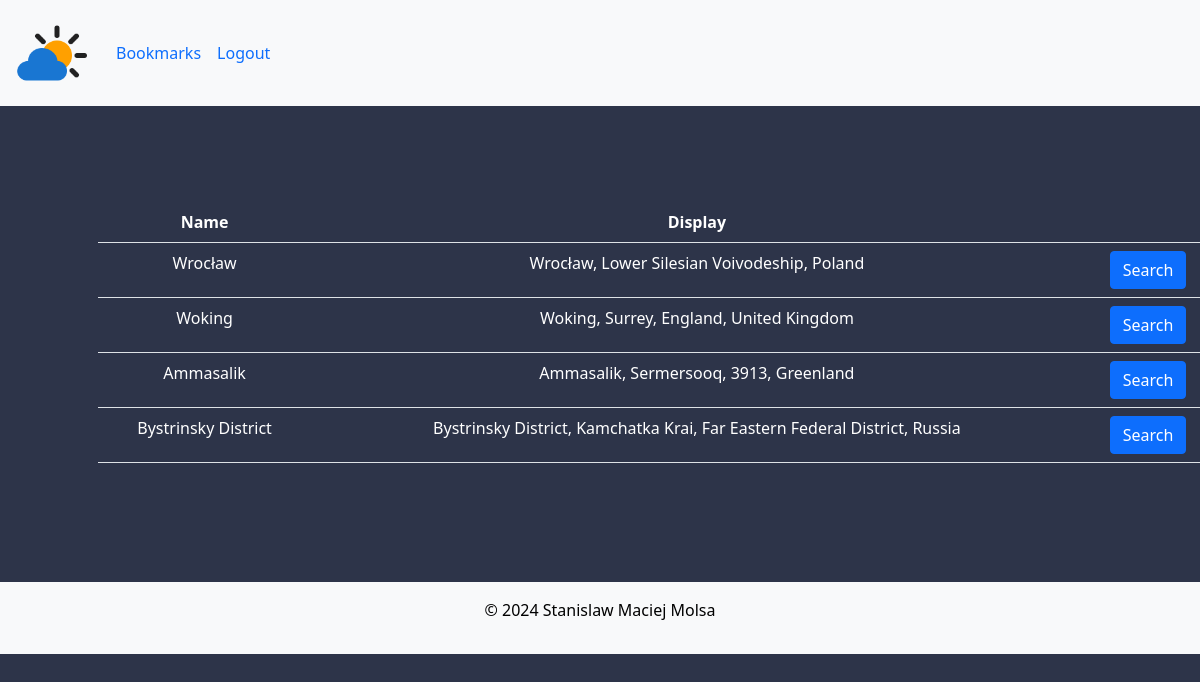
The app's page /bookmarks (signed in) with its own data.
### tables this page shows
CREATE TABLE bookmarks (user_id INTEGER NOT NULL, place TEXT NOT NULL, display TEXT NOT NULL, latitude NUMERIC NOT NULL, longitude NUMERIC NOT NULL);

### app.py (the view)
@app.route("/bookmarks", methods=["GET", "POST"])
@login_required
def bookmarks():
    if request.method == "POST":
        if request.form.get("form_id") == "form1":
            id = session["user_id"]
            place = request.form.get("place")
            display = request.form.get("display")
            latitude = float(request.form.get("lat"))
            longitude = float(request.form.get("lon"))
            connection = sqlite3.connect("weather.db")
            cursor = connection.cursor()
            cursor.execute("INSERT INTO bookmarks (user_id, place, display, latitude, longitude) VALUES(?, ?, ?, ?, ?)", (id, place, display, latitude, longitude))
            connection.commit()
            return redirect("/bookmarks")
    else:
        id = session["user_id"]
        connection = sqlite3.connect("weather.db")
        cursor = connection.cursor()
        rows = cursor.execute("SELECT * FROM bookmarks WHERE user_id = ?", (id,))
        rows = rows.fetchall()
        connection.commit()
        return render_template("bookmarks.html", rows=rows)

### app.py (called while the page is built)
@app.after_request
def after_request(response):
    response.headers["Cache-Control"] = "no-cache, no-store, must-revalidate"
    response.headers["Expires"] = 0
    response.headers["Pragma"] = "no-cache"
    return response

### login.py (called while the page is built)
def login_required(f):
    @wraps(f)
    def decorated_function(*args, **kwargs):
        if session.get("user_id") is None:
            return redirect("/login")
        return f(*args, **kwargs)
    return decorated_function

### templates/bookmarks.html (shortened to what this page needs)
{% extends "layout.html" %}
{% block main %}
    <table class="table">
        <tr>
            <th scope="col">Name</th>
            <th scope="col">Display</th>
            <th scope="col"></th>
        </tr>
        {% for row in rows %}
            <tr>
                <td scope="row">{{ row[1] }}</td>
                <td>{{ row[2] }}</td>
                <td>
                    <form action="/" method="post">
                        <button class="btn btn-primary" name="search" value="{{ row[2] }}" type="submit">Search</button>
                    </form>
                </td>
            </tr>
        {% endfor %}
    </table>
{% endblock %}

### static/styles.css (style rules this page uses)
html, body, footer { min-height: 100%; }
body, table.table { background-color: #2D3449; color: white; }
table.table { margin: auto 5%; margin-bottom: 1%; }

### records on screen
bookmarks: place "Wrocław", display "Wrocław, Lower Silesian Voivodeship, Poland"
bookmarks: place "Woking", display "Woking, Surrey, England, United Kingdom"
bookmarks: place "Ammasalik", display "Ammasalik, Sermersooq, 3913, Greenland"
bookmarks: place "Bystrinsky District", display "Bystrinsky District, Kamchatka Krai, Far Eastern Federal District, Russia"
